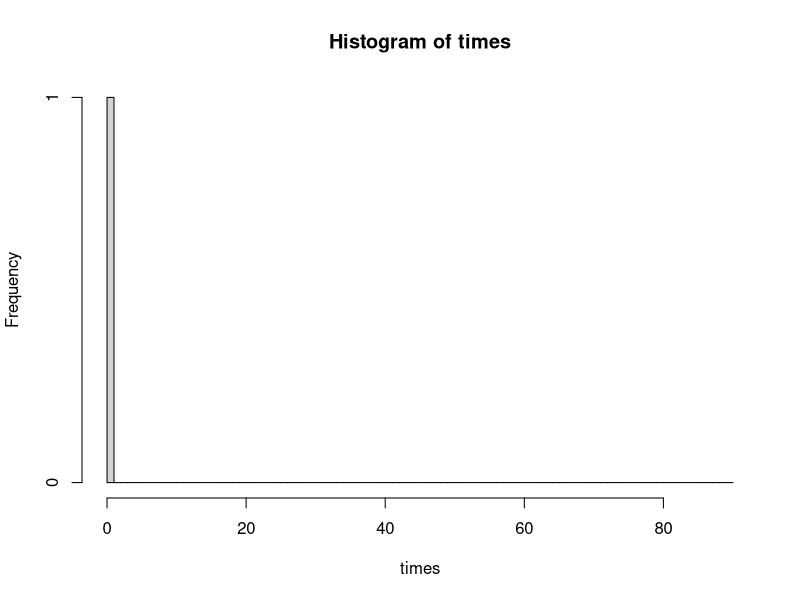
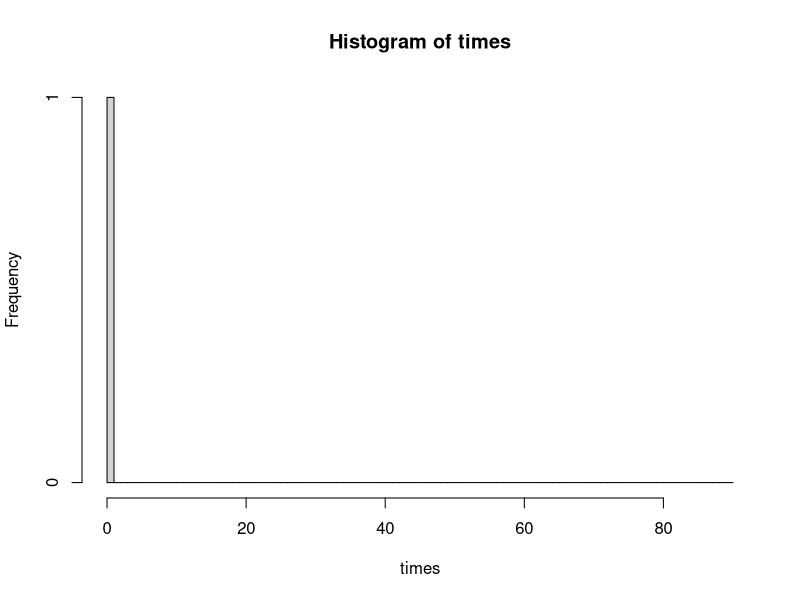
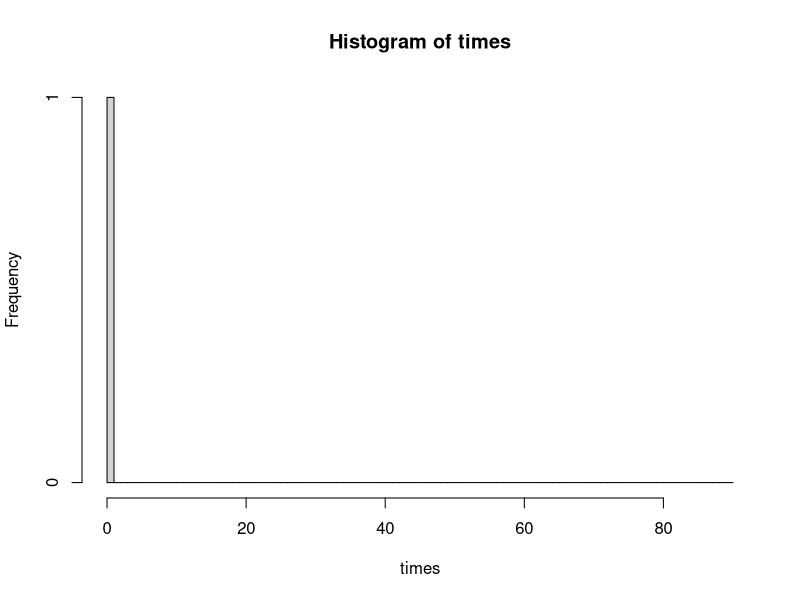
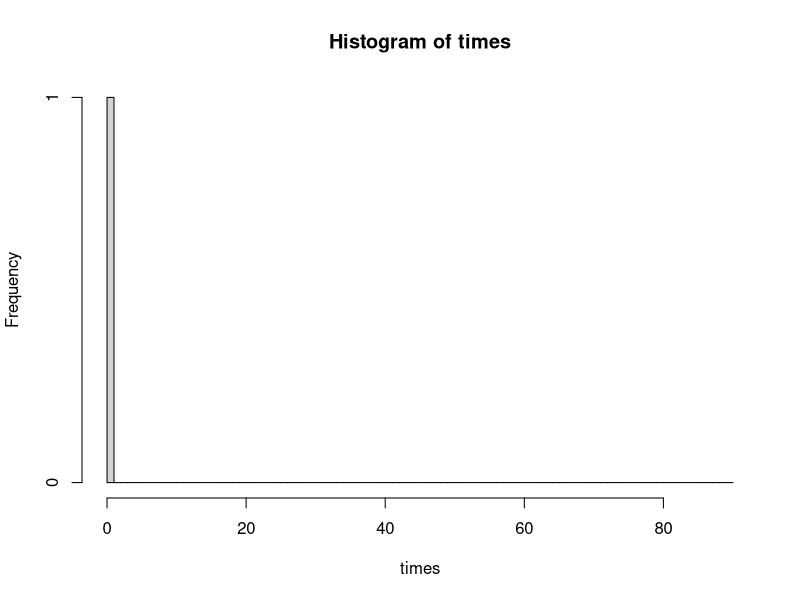
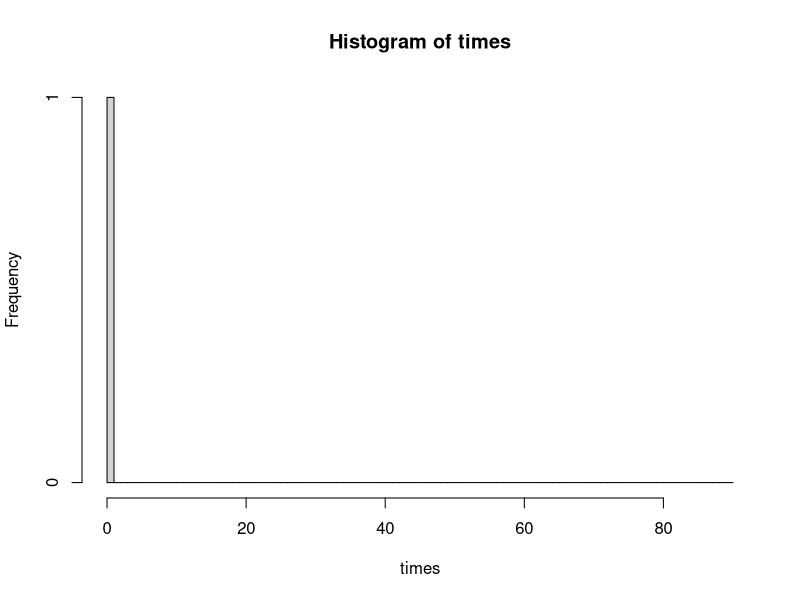
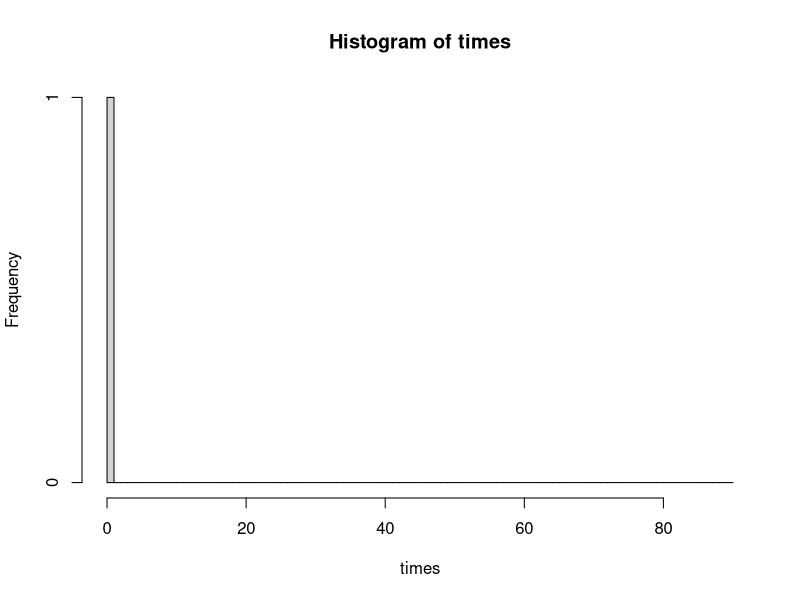
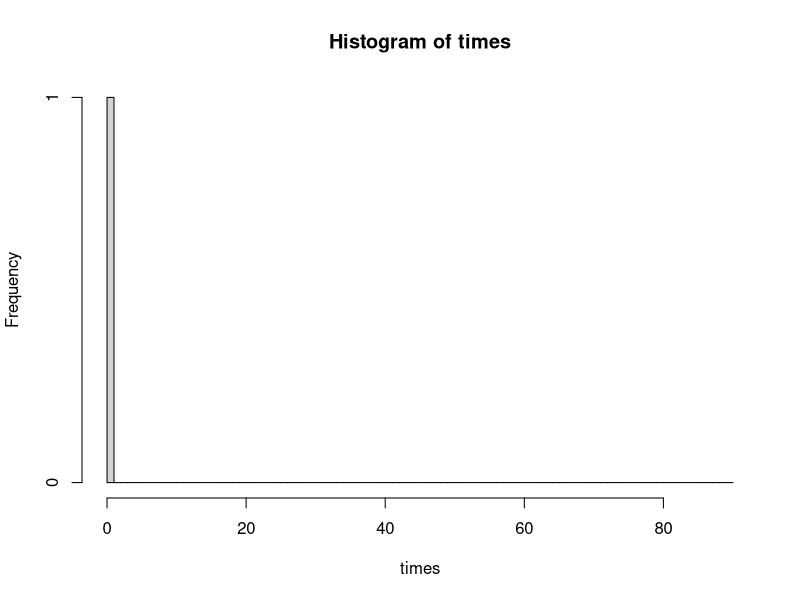
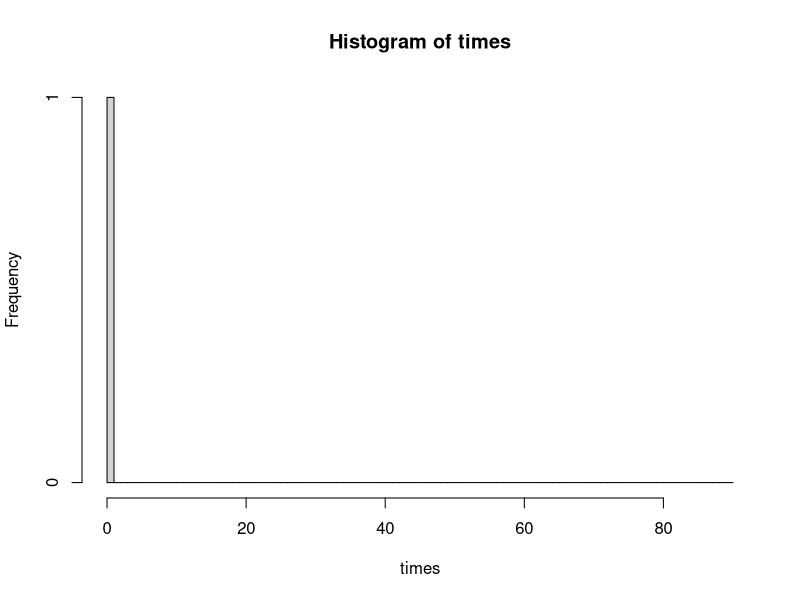

These charts were generated, in order, by the following R code: (Note: a time limit stopped this script after it produced the figures.)
# Simulating 2019-nCoV epidemics
# Christian L. Althaus & J. Riou, 21 January 2019

# get simulation number
args = as.numeric(commandArgs(trailingOnly=TRUE))

# prepare controls
contr = expand.grid(R0=seq(from=0.8,to=8, by=0.2),
                    k=10^seq(log10(0.01),log10(10),length.out = 20),
                    sigma=7:14)
nsim = dim(contr)[[1]]
contr$n = 1:nsim
contr$idsim = (args[[1]]-1)*nsim+contr$n
incidence = data.frame(matrix(0,nrow=nsim,ncol=90))
contr = cbind(contr,incidence)
contr$total_incidence = NA
contr$stopped = NA

# set limits
seed = 1
gamma_shape = 2
max_time = 90
max_cases = 5e4

# simulate
for(n in 1:nsim) {
  # initialize
  it_R0 = contr[n,"R0"]
  it_k = contr[n,"k"]
  it_sigma = contr[n,"sigma"]
  cases = seed
  t = rep(0, seed)
  times = t
  tmax = 0
  while(cases > 0 & length(times) < max_cases) {
    secondary = rnbinom(cases, size=it_k, mu=it_R0)
    t.new = numeric()
    for(j in 1:length(secondary)) {
      t.new = c(t.new, t[j] + rgamma(secondary[j], shape = gamma_shape, rate = gamma_shape/it_sigma))
    }
    t.new = t.new[t.new < max_time]
    cases = length(t.new)
    t = t.new
    times = c(times, t.new)
  }
  epicurve = cumsum(hist(times, breaks = 0:max_time)$counts)
  contr[n,5:94] = epicurve
  contr[n,"stopped"] = length(times) >= max_cases
  contr[n,"total_incidence"] = length(times)
  print(paste0(n,"/",nsim," ... \n"))
}

save(contr, file=paste0("wcov_sims_2020-21-01_",args[[1]],".Rdata"))
  
